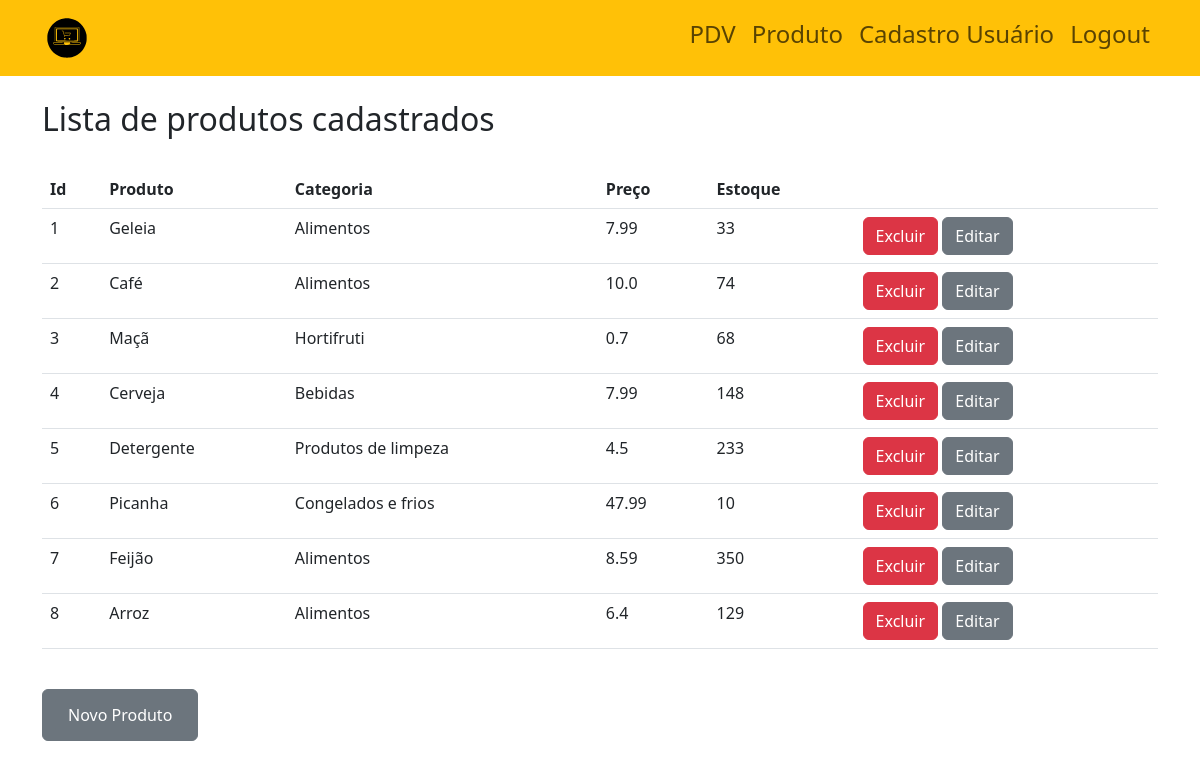
Before: /produtos (signed in) with the older database file.
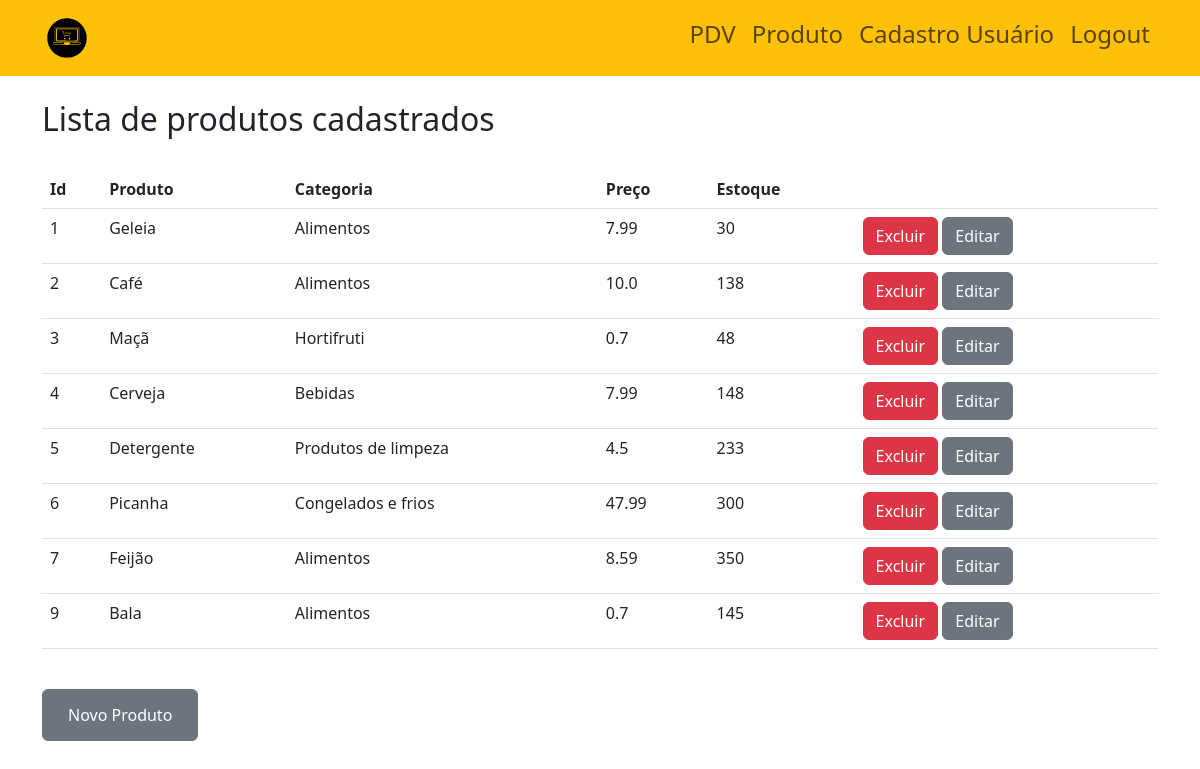
After: the same page with the newer database file.
### site_atividade/models/__init__.py (models this page shows)
class Produtos(database.Model):
    id_produtos = database.Column(database.Integer, primary_key=True)
    produto = database.Column(database.String, nullable=False)
    preco = database.Column(database.Float, nullable=False)
    estoque = database.Column(database.Integer, nullable=False)
    categoria_fk = database.Column(database.Integer, database.ForeignKey('categoria.id_categoria'), nullable=False)
    venda = database.relationship('Venda', backref='produto')

class Categoria(database.Model):
    id_categoria = database.Column(database.Integer, primary_key=True)
    categoria = database.Column(database.String, nullable=False)
    produtos = database.relationship('Produtos', backref='categoria', lazy=True)

### site_atividade/routers/__init__.py (the view)
@app.route("/produtos")
@login_required
def produtos():
    produtos = Produtos.query.all()
    return render_template('lista_produto.html', produtos=produtos)

### site_atividade/models/__init__.py (called while the page is built)
@login_manager.user_loader
def load_usuario(id_usuario):
    return Usuario.query.get(int(id_usuario))

### site_atividade/templates/lista_produto.html (shortened to what this page needs)
{% extends 'base.html' %}
{% block body %}
        <div class="container theme-showcase" role="main">
            <br>
            <div class="page-header">
                <h2 class="box-title col-md-12">Lista de produtos cadastrados</h2>
            </div>
            <br>
            <table class="table table-hover" overflow="scroll">
                <thead>
                    <tr>
                        <th>Id</th>
                        <th>Produto</th>
                        <th>Categoria</th>
                        <th>Preço</th>
                        <th>Estoque</th>
                        <th> </th>
                    </tr>
                </thead>
                <tbody>
                {% for produto in produtos %}
                    <tr data-href="#">
                       </td> <td> {{ produto.id_produtos }} </td>
                        <td>{{ produto.produto }}</td>
                        <td>{{ produto.categoria.categoria }}</td>
                        <td>{{ produto.preco }}</td>
                        <td>{{ produto.estoque }}</td>
                        <td>
                            <a class="btn btn-danger" href="{{ url_for('delete_produto', id=produto.id_produtos) }}">Excluir</a>
                            <a class="btn btn-Secondary" href="{{ url_for('editar_produto', id=produto.id_produtos) }}">Editar</a>
                        </td>
                    </tr>
                {% endfor %}
                </tbody>
            </table>
            <br>
            <div class="pull-right">
                <button type="button" class="btn btn-Secondary" data-toggle="modal" data-target="#addProdutoModal">
                    <a href="{{ url_for('novo_produto') }}" class="btn btn-Secondary">Novo Produto</a>
                </button>
            </div>
        </div>
{% endblock %}

### site_atividade/templates/base.html (shortened to what this page needs)
<html lang="pt-BR">
    <head>
        <link href="https://cdn.jsdelivr.net/npm/bootstrap@5.3.0-alpha3/dist/css/bootstrap.min.css" rel="stylesheet">
    </head>
    <body>
        {% include 'navbar.html' %}
        {% block body %}
        {% endblock %}
    </body>
</html>

### site_atividade/templates/navbar.html (shortened to what this page needs)
<nav class="navbar navbar-expand-lg navbar-Warning bg-Warning static-top">
  <div class="container">
      <a class="navbar-brand" href="#">
        <img src="{{ url_for('static', filename='image/logo2.svg') }}" alt="logo" height="50">
      </a>
      <div class="collapse navbar-collapse" id="navbarSupportedContent">
      <ul class="navbar-nav ms-auto">
          {% if current_user.is_authenticated %}
          <li class="nav-item h4">
              <a class="nav-link " aria-current="page" href="{{ url_for('vendas') }}">
                  PDV
              </a>
          </li>
          <li class="nav-item h4">
              <a class="nav-link " aria-current="page" href="{{ url_for('produtos') }}">
                  Produto
              </a>
          </li>
          <li class="nav-item h4">
              <a class="nav-link" aria-current="page" href="{{ url_for('cadastro_usuario') }}">
                  Cadastro Usuário
              </a>
          </li>
          <li class="nav-item h4">
              <a class="nav-link" aria-current="page" href="{{ url_for('logout') }}">
                  Logout
              </a>
          </li>
          {% else %}
          <li class="nav-item h4">
              <a class="nav-link active" aria-current="page" href="{{ url_for('login') }}">
                  Login
              </a>
          </li>
          {% endif %}
      </ul>
      </div>
  </div>
</nav>

Changed rows visible on the page:
removed Produtos: id_produtos "8", produto "Arroz", categoria.categoria "Alimentos", preco "6.4", estoque "129"
changed Produtos "Geleia": estoque "33" → "30"
changed Produtos "Café": estoque "74" → "138"
changed Produtos "Maçã": estoque "68" → "48"
changed Produtos "Picanha": estoque "10" → "300"
added Produtos: id_produtos "9", produto "Bala", categoria.categoria "Alimentos", preco "0.7", estoque "145"
